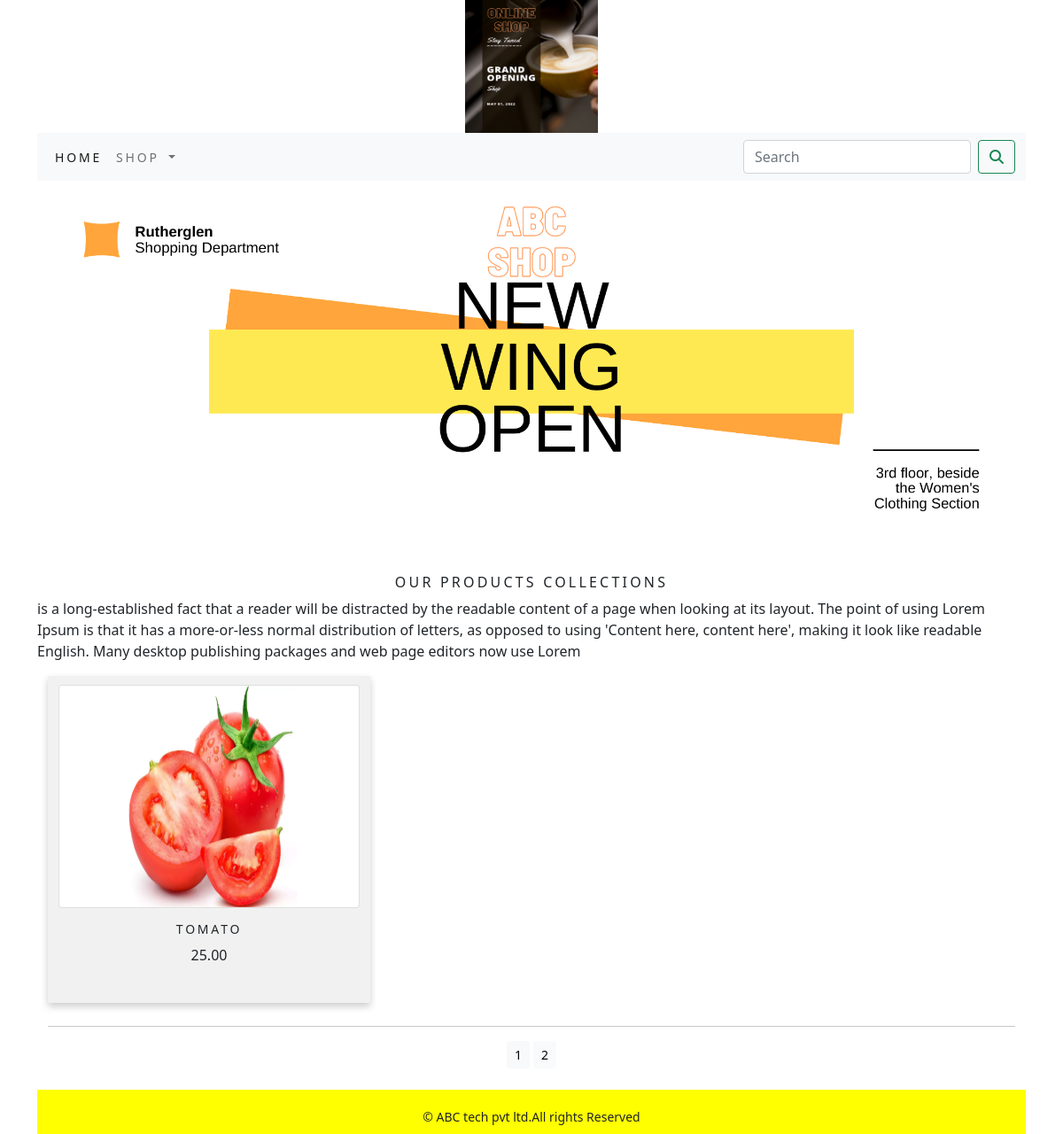
Screenshot of /shop/?page=2 with the database file from the repository.
### shop/models.py (models this page shows, shortened)
class Product(models.Model):
    name = models.CharField(max_length=250, unique=True)
    slug = models.SlugField(max_length=250, unique=True)
    description = models.TextField(blank=True)
    price = models.DecimalField(max_digits=10, decimal_places=2)
    category = models.ForeignKey(Category, on_delete=models.CASCADE)
    image = models.ImageField(upload_to='product', blank=True)
    stock = models.IntegerField()
    available = models.BooleanField(default=True)
    created = models.DateTimeField(auto_now_add=True)
    updated = models.DateTimeField(auto_now=True)
    def get_url(self):
        return reverse('shop:prodCatdetail',args=[self.category.slug,self.slug])
    class Meta:
        ordering = ('name',)
        verbose_name = 'product'
        verbose_name_plural = 'products'

### shop/views.py (the view)
# urls.py: path('', views.allProdCat, name='allProdCat'),
def allProdCat(request, c_slug=None):
    c_page = None
    products_list = None
    if c_slug != None:
        c_page = get_object_or_404(Category, slug=c_slug)
        products_list = Product.objects.all().filter(category=c_page, available=True)
    else:
        products_list = Product.objects.all().filter(available=True)
    paginator = Paginator(products_list, 6)
    try:
        page = int(request.GET.get('page', '1'))
    except:
        page = 1
    try:
        products = paginator.page(page)
    except (EmptyPage, InvalidPage):
        products = paginator.page(paginator.num_pages)
    return render(request, "category.html", {'category': c_page, 'products': products})

### cart/context_processors.py (called while the page is built)
def counter(request):
    item_count=0
    if 'admin' in request.path:
        return {}
    else:
        try:
            cart=Cart.objects.filter(cart_id=_cart_id(request))
            cart_items=CartItem.objects.all().filter(cart=cart[:1])
            for cart_item in cart_items:
                item_count += cart_item.quantity
        except Cart.DoesNotExist:
            item_count = 0
    return dict(item_count=item_count)

### cart/views.py (called while the page is built)
def _cart_id(request):
    cart = request.session.session_key
    if not cart:
        cart = request.session.create()
    return cart

### shop/context_processors.py (called while the page is built)
def menu_links(request):
    links = Category.objects.all()
    return dict(links=links)

### shop/models.py (called while the page is built)
    def get_url(self):
        return reverse('shop:products_by_category', args=[self.slug])

### templates/category.html (shortened to what this page needs)
{% extends 'base.html' %}
{% load static %}
{% block content %}
    <div class="mx-auto">
        {% if category %}
        <img class="my_image" src="{{category.image.url}}" alt="{{category.name}}" width="150px;" height="150px;" >
    </div>
<br>
<div>
    <h1 class="text-center  my_title" >{{category.name}}</h1>
    <p class="text-justify">{{category.description}}</p>
</div>
{% else %}
<div>
<img class="my_image  my_image_padding" src="{% static 'img/banner.png' %}" alt="our products" width="1500px;" height="500px;">
</div>
<br>
<div>
    <h1 class="text-center my_title">our products collections</h1>
    <p class="text-justify"> is a long-established fact that a reader will be distracted by the readable content of a page when looking at its layout. The point of using Lorem Ipsum is that it has a more-or-less normal distribution of letters, as opposed to using 'Content here, content here', making it look like readable English. Many desktop publishing packages and web page editors now use Lorem</p>
</div>
{% endif %}
<div class="container">
    <div class="row mx-auto">
        {% for product in products.object_list %}
        <div class="my_bottom_margin  col-9 col-sm-12 col-md-4  col-lg-4">
            <div class="card text-center" style="min-width:18rem;">
                <a href="{{product.get_url}} "><img class="card-img-top my_image" src="{{product.image.url}}"  alt="{{product.name}}" style='width:200px; height:250px;'></a>
            </div>
            <div class="card-body">
                <h4>{{product.name}}</h4>
                <p>{{product.price}}</p>
            </div>
        </div>
        {% endfor %}
    </div>
    <div class="mx_auto">
        {% if products.paginator.num_pages > 1 %}
        <hr>
        <div class="text-center">
            {% for pg in products.paginator.page_range %}
                <a href="?page={{pg}}" class="btn btn-light btn-sm {% if products.number == pg %} active {% endif %}">{{pg}}</a>
            {% endfor %}
        </div>
        {% endif %}
    </div>
    <br>
</div>
    {% endblock %}

### static/css/custom.css (style rules this page uses)
body { font-family: 'Babylonica', cursive; }
.my_image { width:100%; height:auto; }
.my_title { font-size:16px; text-transform:uppercase; letter-spacing:.2em; }
.my_image_padding { padding:5px; }
.my_bottom_margin { margin-bottom:10px; box-shadow: 0 4px 8px 0 rgba(0, 0, 0, 0.2); text-align: center; background-color: #f1f1f1; padding: 10px 16px; }
.card-body h4 { font-size:14px; text-transform:uppercase; letter-spacing:.2em; }

### rows the page displays
Product: image (picture), name "TOMATO", price "25.00"

### other values shown
{{ pg }} "1" "2"
